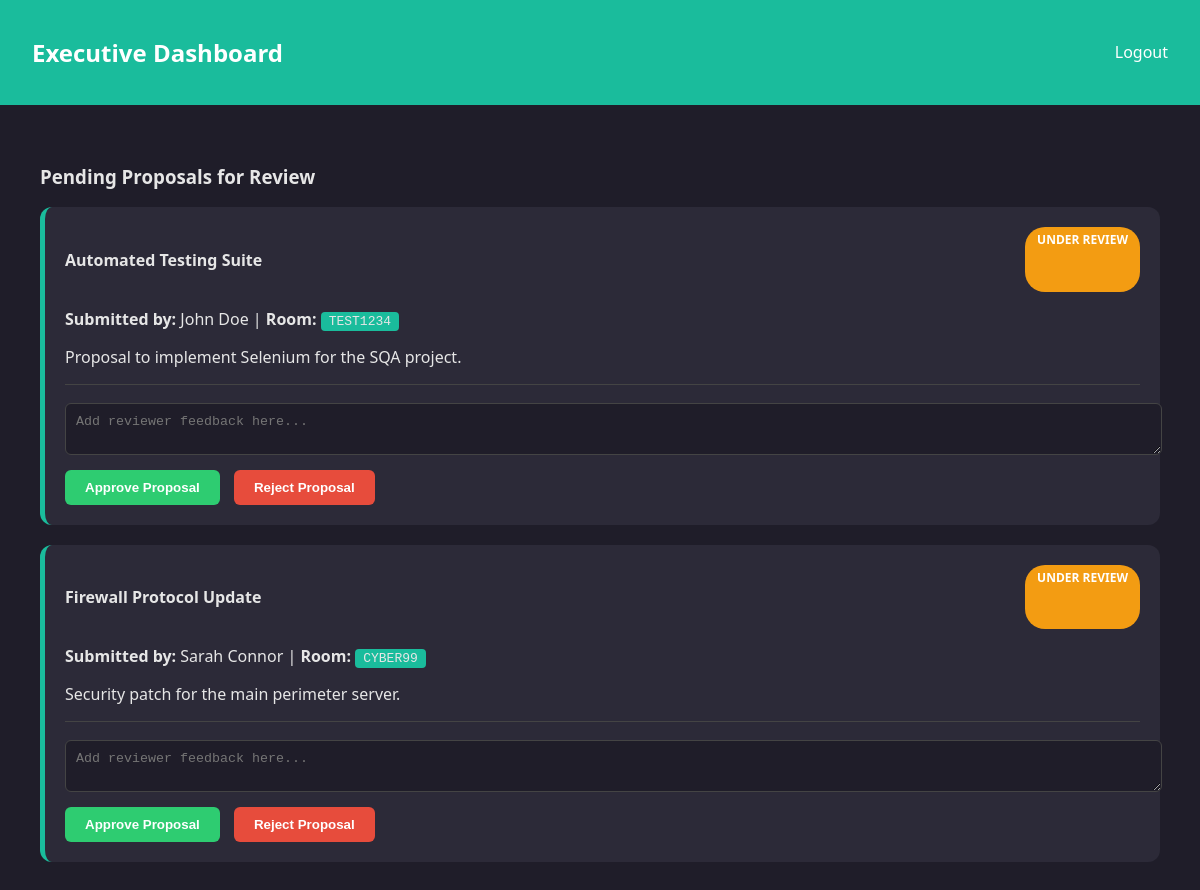
The app's page /Main/EPMain.php with its own data.
### tables this page shows
CREATE TABLE `proposals` (
  `id` int(11) NOT NULL AUTO_INCREMENT,
  `user_id` int(11) NOT NULL,
  `room_code` varchar(20) NOT NULL,
  `title` varchar(255) NOT NULL,
  `description` text NOT NULL,
  `file_path` varchar(255) DEFAULT NULL,
  `status` enum('Under Review','Approved','Rejected') DEFAULT 'Under Review',
  `reviewer_feedback` text DEFAULT NULL,
  `submitted_at` datetime NOT NULL DEFAULT CURRENT_TIMESTAMP,
  PRIMARY KEY (`id`)
);

CREATE TABLE `users` (
  `id` int(11) NOT NULL AUTO_INCREMENT,
  `name` varchar(100) NOT NULL,
  `email` varchar(100) NOT NULL,
  `password` varchar(255) NOT NULL,
  `role` varchar(50) DEFAULT NULL,
  `room_code` varchar(20) DEFAULT NULL,
  `status` varchar(20) DEFAULT 'active',
  PRIMARY KEY (`id`),
  UNIQUE KEY `email` (`email`)
);

### Main/EPMain.php (the view, shortened to what this page needs)
<?php
include "db.php";
$query = "SELECT p.*, u.name as sender_name
          FROM proposals p
          JOIN users u ON p.user_id = u.id
          ORDER BY p.submitted_at DESC";
$result = $conn->query($query);
$proposals = $result->fetch_all(MYSQLI_ASSOC);
?>
<!DOCTYPE html>
<html lang="en">
<head>
</head>
<body>
<header>
    <h2>Executive Dashboard</h2>
    <a href="logout.php" style="color:white; text-decoration:none;">Logout</a>
</header>
<div class="container">
    <h3>Pending Proposals for Review</h3>
    <?php if (empty($proposals)): ?>
        <p>No proposals have been submitted yet.</p>
    <?php else: ?>
        <?php foreach ($proposals as $row): ?>
            <div class="proposal-card">
                <div style="display:flex; justify-content:space-between;">
                    <h4><?= htmlspecialchars($row['title']) ?></h4>
                    <span class="status-badge status-<?= str_replace(' ', '-', $row['status']) ?>">
                        <?= $row['status'] ?>
                    </span>
                </div>
                <p><strong>Submitted by:</strong> <?= htmlspecialchars($row['sender_name']) ?> | <strong>Room:</strong> <span class="room-code"><?= $row['room_code'] ?></span></p>
                <p><?= nl2br(htmlspecialchars($row['description'])) ?></p>
                <?php if ($row['status'] === 'Under Review'): ?>
                    <hr style="border:0; border-top:1px solid #444;">
                    <textarea id="feedback-<?= $row['id'] ?>" class="feedback-area" placeholder="Add reviewer feedback here..."></textarea>
                    <button class="btn btn-approve" onclick="handleAction(<?= $row['id'] ?>, 'approve')">Approve Proposal</button>
                    <button class="btn btn-reject" onclick="handleAction(<?= $row['id'] ?>, 'reject')">Reject Proposal</button>
                <?php else: ?>
                    <p style="color: #bbb;"><strong>Final Feedback:</strong> <?= htmlspecialchars($row['reviewer_feedback'] ?: 'No feedback provided.') ?></p>
                <?php endif; ?>
            </div>
        <?php endforeach; ?>
    <?php endif; ?>
</div>
</body>
</html>

### Main/EPMain.php (style rules this page uses)
body { margin:0; font-family:"Segoe UI",Arial,sans-serif; background:#1f1d29; color:#e6e6e6; }
header { background:#1abc9c; color:white; padding:16px 32px; display:flex; justify-content:space-between; align-items:center; }
.container { padding: 40px; max-width: 1200px; margin: auto; }
.proposal-card { background:#2c2a38; border-radius:12px; padding:20px; margin-bottom:20px; border-left: 5px solid #1abc9c; }
.status-badge { padding:4px 12px; border-radius:20px; font-size:12px; font-weight:bold; text-transform:uppercase; }
.status-Under-Review { background: #f39c12; color: white; }
.feedback-area { width:100%; background:#1f1d29; color:white; border:1px solid #444; padding:10px; border-radius:6px; margin: 10px 0; }
.btn { padding:10px 20px; border:none; border-radius:6px; cursor:pointer; font-weight:bold; }
.btn-approve { background:#2ecc71; color:white; margin-right:10px; }
.btn-reject { background:#e74c3c; color:white; }
.room-code { background:#1abc9c; padding:2px 8px; border-radius:4px; font-family:monospace; }

### records on screen
proposals: title "Automated Testing Suite", status "UNDER REVIEW", user.name "John Doe", room_code "TEST1234", description "Proposal to implement Selenium for the SQA project.", id "Add reviewer feedback here..."
proposals: title "Firewall Protocol Update", status "UNDER REVIEW", user.name "Sarah Connor", room_code "CYBER99", description "Security patch for the main perimeter server.", id "Add reviewer feedback here..."
